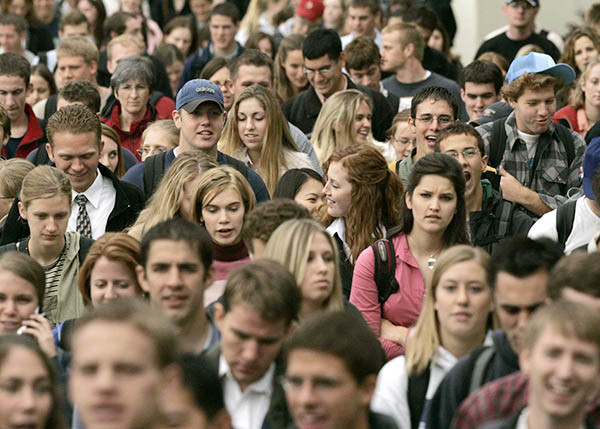
#> input picture people.jpg, 600 x 429 px
$ python face-detection.py
#> lines starting #> are read from the running program, lines starting #| are printed output that depends on the picture; after the words box and inside, x2 and y2 are one past the last pixel; in counts of white or black regions, pixels touching at a corner belong together
import numpy as np
import cv2

img = cv2.imread("people.jpg",1)
#> img is the input picture: shape (429, 600, 3); mean B, G, R 88.6, 106, 122.3
gray = cv2.cvtColor(img, cv2.COLOR_BGR2GRAY)
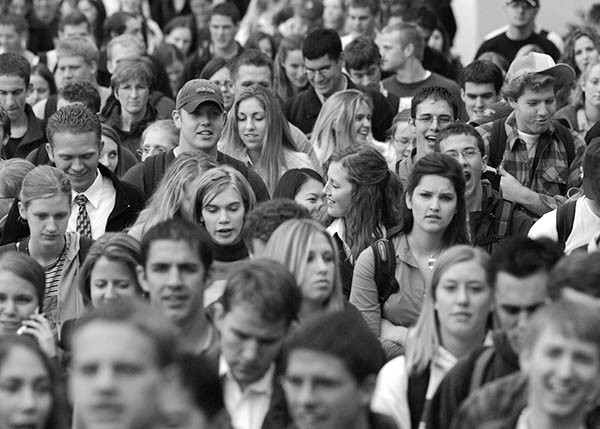
#> gray: shape (429, 600); min 0, max 255, mean 108.9
path1 = "lbpcascade_profileface.xml"
path2 = "haarcascade_frontalface_default.xml"

face_cascade = cv2.CascadeClassifier(path1)
face_cascade = cv2.CascadeClassifier(path2)

faces = face_cascade.detectMultiScale(gray, scaleFactor=1.05, minNeighbors=5, minSize=(40,40))
#> faces = 18 rows, first 6: [457, 79, 46, 46], [516, 82, 53, 53], [224, 98, 52, 52], [409, 99, 52, 52], [405, 174, 59, 59], [194, 187, 59, 59]

print (len(faces))
#| 18

for (x,y,w,h) in faces:
    cv2.rectangle(img, (x,y), (x+w, y+h), (0,0,255),2)
#> this loop made 18 passes
#> (x, y, w, h) on passes 1 to 12: (457, 79, 46, 46), (516, 82, 53, 53), (224, 98, 52, 52), (409, 99, 52, 52), (405, 174, 59, 59), (194, 187, 59, 59), (83, 263, 56, 56), (179, 94, 52, 52), (24, 196, 55, 55), (290, 236, 58, 58), (429, 262, 68, 68), (51, 138, 53, 53)
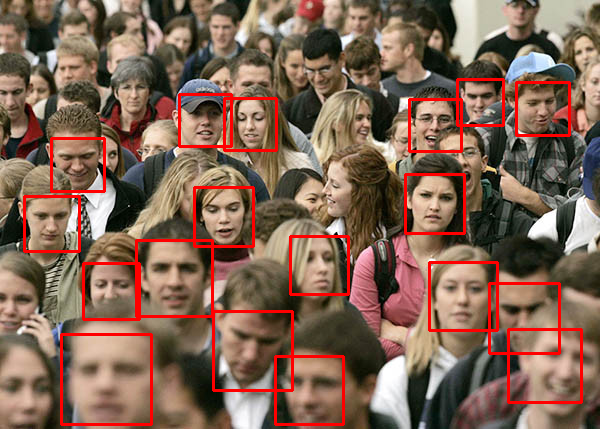
#> img: shape (429, 600, 3); 5.13% of pixels changed, all inside (x1, y1, x2, y2) = (23, 78, 583, 426)

cv2.imshow("Image", img)
cv2.waitKey(0)
cv2.destroyAllWindows()
